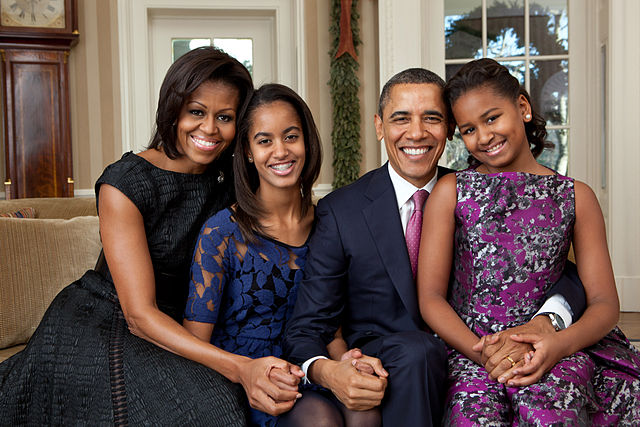
#> input picture python/image/data/family.jpg, 640 x 427 px
$ jupyter execute --allow-errors 05_faces.ipynb   (shell and % lines are left out)
#> lines starting #> are read from the running program, lines starting #| are printed output that depends on the picture; after the words box and inside, x2 and y2 are one past the last pixel; in counts of white or black regions, pixels touching at a corner belong together
# 5. Detecting faces in an image with OpenCV

[cell 1]
import io
import zipfile
import requests
import numpy as np
import cv2
import matplotlib.pyplot as plt

[cell 2]
url = ('https://github.com/ipython-books/'
       'cookbook-2nd-data/blob/master/'
       'family.zip?raw=true')
#> (the rest of this cell did not finish here and is left out)

[cell 3]
img = cv2.imread('data/family.jpg')
#> img is the input picture: shape (427, 640, 3); mean B, G, R 80.7, 86.1, 105.7

[cell 4]
gray = cv2.cvtColor(img, cv2.COLOR_BGR2GRAY)
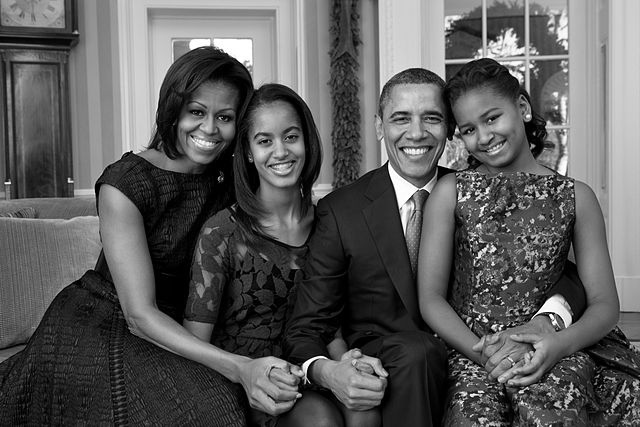
#> gray: shape (427, 640); min 0, max 255, mean 91.4

[cell 5]
path = 'data/haarcascade_frontalface_default.xml'
face_cascade = cv2.CascadeClassifier(path)

[cell 6]
for x, y, w, h in face_cascade.detectMultiScale(
        gray, 1.3):
    cv2.rectangle(
        gray, (x, y), (x + w, y + h), (255, 0, 0), 2)
#> this loop made 3 passes
#> (x, y, w, h) on passes 1 to 3: (174, 87, 73, 73), (378, 89, 76, 76), (240, 109, 76, 76)
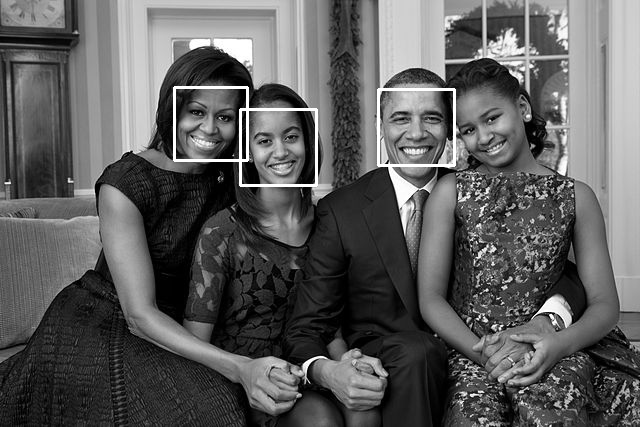
#> gray: shape (427, 640); 0.98% of pixels changed, all inside (x1, y1, x2, y2) = (173, 86, 456, 187)
fig, ax = plt.subplots(1, 1, figsize=(8, 6))
ax.imshow(gray, cmap=plt.cm.gray)
ax.set_axis_off()
